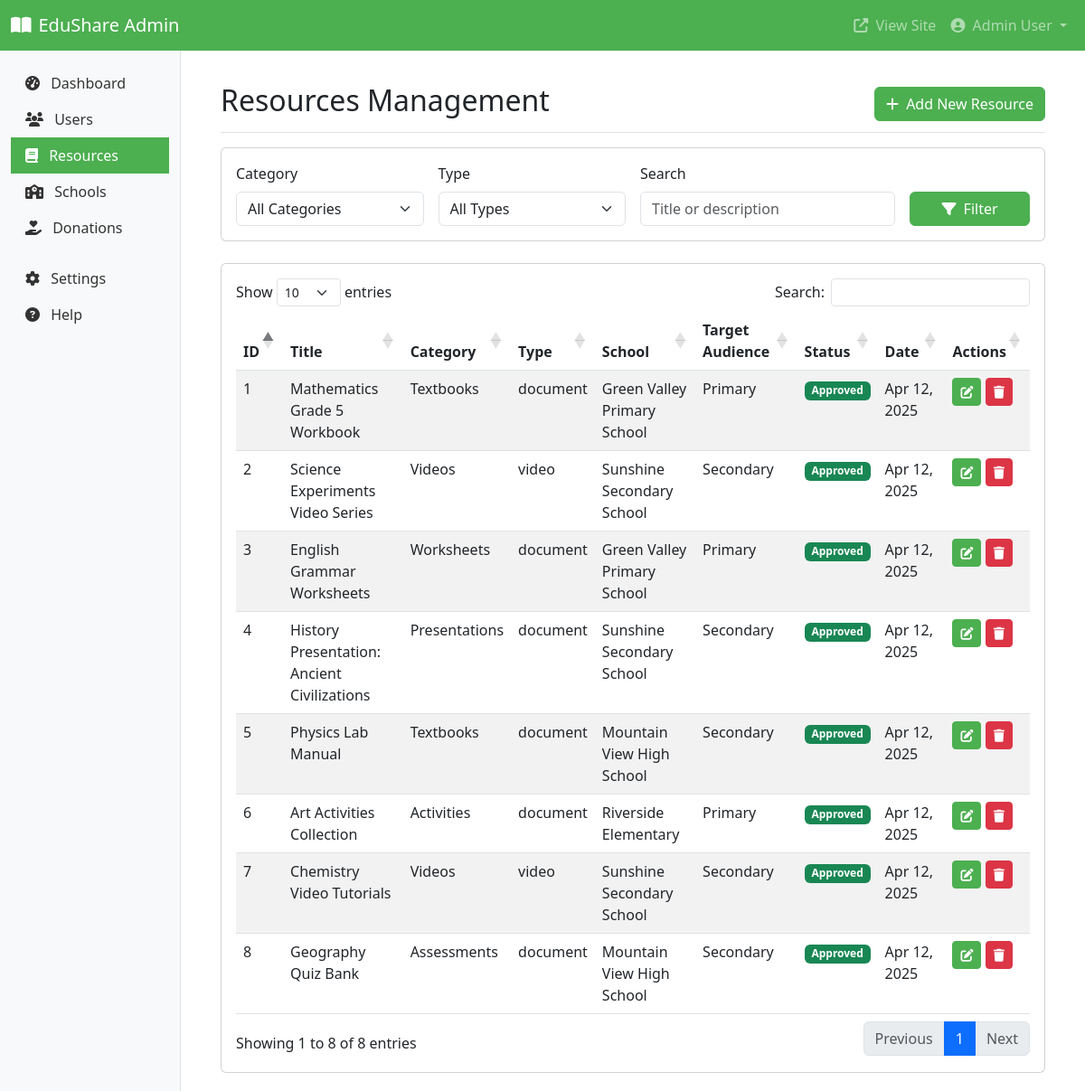
Page /admin/resources.php (signed in) on the committed database.
### tables this page shows
CREATE TABLE IF NOT EXISTS resources (
    id INT AUTO_INCREMENT PRIMARY KEY,
    title VARCHAR(255) NOT NULL,
    description TEXT,
    category_id INT NOT NULL,
    resource_type ENUM('document', 'video', 'link', 'other') NOT NULL,
    file_path VARCHAR(255),
    external_link VARCHAR(255),
    target_audience VARCHAR(50),
    uploaded_by INT NOT NULL,
    school_id INT,
    status ENUM('pending', 'approved', 'rejected') DEFAULT 'pending',
    created_at TIMESTAMP DEFAULT CURRENT_TIMESTAMP,
    FOREIGN KEY (category_id) REFERENCES resource_categories(id),
    FOREIGN KEY (uploaded_by) REFERENCES users(id),
    FOREIGN KEY (school_id) REFERENCES schools(id)
);

CREATE TABLE IF NOT EXISTS resource_categories (
    id INT AUTO_INCREMENT PRIMARY KEY,
    name VARCHAR(50) NOT NULL UNIQUE,
    description TEXT,
    created_at TIMESTAMP DEFAULT CURRENT_TIMESTAMP
);

CREATE TABLE IF NOT EXISTS `schools` (
  `id` int(11) NOT NULL AUTO_INCREMENT,
  `name` varchar(255) NOT NULL,
  `level` enum('elementary','middle','high','college') NOT NULL,
  `region` enum('north','south','east','west','central') NOT NULL,
  `address` text NOT NULL,
  `contact_person` varchar(255) NOT NULL,
  `email` varchar(255) NOT NULL,
  `phone` varchar(20) NOT NULL,
  `created_at` timestamp NOT NULL DEFAULT current_timestamp(),
  `updated_at` timestamp NOT NULL DEFAULT current_timestamp() ON UPDATE current_timestamp(),
  PRIMARY KEY (`id`),
  UNIQUE KEY `email` (`email`)
);

### admin/db_functions.php (called while the page is built, shortened)
<?php
require_once '../auth/db_connect.php';
function getAllResources() {
    global $conn;
    $sql = "SELECT r.*, u.name as uploader_name, u.user_type as uploader_type, s.name as school_name, rc.name as category_name
            FROM resources r
            JOIN users u ON r.uploaded_by = u.id
            LEFT JOIN schools s ON r.school_id = s.id
            JOIN resource_categories rc ON r.category_id = rc.id
            ORDER BY r.created_at DESC";
    $result = $conn->query($sql);
    $resources = [];
    if ($result->num_rows > 0) {
        while ($row = $result->fetch_assoc()) {
            $resources[] = $row;
        }
    }
    return $resources;
}
?>

### admin/resources.php (the view, shortened to what this page needs)
<?php
require_once __DIR__ . '/db_functions.php';
$active_tab = 'resources';
$resources = getAllResources();
$filtered_resources = $resources;
?>
<!DOCTYPE html>
<html lang="en">
<head>
    <link href="https://cdn.jsdelivr.net/npm/bootstrap@5.3.0/dist/css/bootstrap.min.css" rel="stylesheet">
    <link href="https://cdn.datatables.net/1.13.4/css/dataTables.bootstrap5.min.css" rel="stylesheet">
    <link rel="stylesheet" href="https://cdnjs.cloudflare.com/ajax/libs/font-awesome/6.4.0/css/all.min.css">
</head>
<body>
    <nav class="navbar navbar-expand-lg navbar-dark bg-primary-custom">
        <div class="container-fluid">
            <a class="navbar-brand" href="#">
                <i class="fas fa-book-open me-2"></i>EduShare Admin
            </a>
            <div class="collapse navbar-collapse" id="navbarNav">
                <ul class="navbar-nav ms-auto">
                    <li class="nav-item">
                        <a class="nav-link" href="../index.php" target="_blank">
                            <i class="fas fa-external-link-alt me-1"></i> View Site
                        </a>
                    </li>
                    <li class="nav-item dropdown">
                        <a class="nav-link dropdown-toggle" href="#" id="navbarDropdown" role="button" data-bs-toggle="dropdown">
                            <i class="fas fa-user-circle me-1"></i> <?php echo htmlspecialchars($_SESSION['name']); ?>
                        </a>
                    </li>
                </ul>
            </div>
        </div>
    </nav>
    <div class="container-fluid">
        <div class="row">
            <div class="col-md-3 col-lg-2 d-md-block sidebar collapse">
                <div class="position-sticky pt-3">
                    <ul class="nav flex-column">
                        <li class="nav-item">
                            <a class="nav-link <?php echo $active_tab == 'dashboard' ? 'active' : ''; ?>" href="index.php">
                                <i class="fas fa-tachometer-alt me-2"></i> Dashboard
                            </a>
                        </li>
                        <li class="nav-item">
                            <a class="nav-link <?php echo $active_tab == 'users' ? 'active' : ''; ?>" href="users.php">
                                <i class="fas fa-users me-2"></i> Users
                            </a>
                        </li>
                        <li class="nav-item">
                            <a class="nav-link <?php echo $active_tab == 'resources' ? 'active' : ''; ?>" href="resources.php">
                                <i class="fas fa-book me-2"></i> Resources
                            </a>
                        </li>
                        <li class="nav-item">
                            <a class="nav-link <?php echo $active_tab == 'schools' ? 'active' : ''; ?>" href="schools.php">
                                <i class="fas fa-school me-2"></i> Schools
                            </a>
                        </li>
                        <li class="nav-item">
                            <a class="nav-link <?php echo $active_tab == 'donations' ? 'active' : ''; ?>" href="donations.php">
                                <i class="fas fa-hand-holding-heart me-2"></i> Donations
                            </a>
                        </li>
                        <li class="nav-item mt-3">
                            <a class="nav-link" href="#">
                                <i class="fas fa-cog me-2"></i> Settings
                            </a>
                        </li>
                        <li class="nav-item">
                            <a class="nav-link" href="#">
                                <i class="fas fa-question-circle me-2"></i> Help
                            </a>
                        </li>
                    </ul>
                </div>
            </div>
            <main class="col-md-9 ms-sm-auto col-lg-10 px-md-4">
                <div class="content-wrapper">
                    <div class="d-flex justify-content-between flex-wrap flex-md-nowrap align-items-center pt-3 pb-2 mb-3 border-bottom">
                        <h1 class="h2">Resources Management</h1>
                        <div class="btn-toolbar mb-2 mb-md-0">
                            <button type="button" class="btn btn-primary" data-bs-toggle="modal" data-bs-target="#addResourceModal">
                                <i class="fas fa-plus me-1"></i> Add New Resource
                            </button>
                        </div>
                    </div>
                    <div class="row mb-4">
                        <div class="col-md-12">
                            <div class="card">
                                <div class="card-body">
                                    <form class="row g-3">
                                        <div class="col-md-3">
                                            <label for="resourceCategory" class="form-label">Category</label>
                                            <select class="form-select" id="resourceCategory" name="category">
                                                <option value="">All Categories</option>
                                            </select>
                                        </div>
                                        <div class="col-md-3">
                                            <label for="resourceType" class="form-label">Type</label>
                                            <select class="form-select" id="resourceType" name="type">
                                                <option value="">All Types</option>
                                            </select>
                                        </div>
                                        <div class="col-md-4">
                                            <label for="searchResource" class="form-label">Search</label>
                                            <input type="text" class="form-control" id="searchResource" name="search" placeholder="Title or description">
                                        </div>
                                        <div class="col-md-2 d-flex align-items-end">
                                            <button type="submit" class="btn btn-primary w-100">
                                                <i class="fas fa-filter me-1"></i> Filter
                                            </button>
                                        </div>
                                    </form>
                                </div>
                            </div>
                        </div>
                    </div>
                    <div class="card">
                        <div class="card-body">
                            <div class="table-responsive">
                                <table id="resourcesTable" class="table table-striped table-hover">
                                    <thead>
                                        <tr>
                                            <th>ID</th>
                                            <th>Title</th>
                                            <th>Category</th>
                                            <th>Type</th>
                                            <th>School</th>
                                            <th>Target Audience</th>
                                            <th>Status</th>
                                            <th>Date</th>
                                            <th>Actions</th>
                                        </tr>
                                    </thead>
                                    <tbody>
                                        <?php foreach ($filtered_resources as $resource): ?>
                                            <tr>
                                                <td><?php echo htmlspecialchars($resource['id']); ?></td>
                                                <td><?php echo htmlspecialchars($resource['title']); ?></td>
                                                <td><?php echo htmlspecialchars($resource['category_name']); ?></td>
                                                <td><?php echo htmlspecialchars($resource['resource_type']); ?></td>
                                                <td><?php echo htmlspecialchars($resource['school_name'] ?? 'N/A'); ?></td>
                                                <td><?php echo htmlspecialchars($resource['target_audience']); ?></td>
                                                <td>
                                                    <span class="badge bg-<?php echo $resource['status'] === 'approved' ? 'success' : 'warning'; ?>">
                                                        <?php echo ucfirst($resource['status']); ?>
                                                    </span>
                                                </td>
                                                <td><?php echo date('M d, Y', strtotime($resource['created_at'])); ?></td>
                                                <td class="table-actions">
                                                    <button type="button" class="btn btn-sm btn-primary edit-resource"
                                                            data-id="<?php echo $resource['id']; ?>"
                                                            data-title="<?php echo htmlspecialchars($resource['title']); ?>"
                                                            data-description="<?php echo htmlspecialchars($resource['description']); ?>"
                                                            data-category-id="<?php echo $resource['category_id']; ?>"
                                                            data-resource-type="<?php echo htmlspecialchars($resource['resource_type']); ?>"
                                                            data-target-audience="<?php echo htmlspecialchars($resource['target_audience']); ?>"
                                                            data-school-id="<?php echo $resource['school_id']; ?>"
                                                            data-status="<?php echo htmlspecialchars($resource['status']); ?>">
                                                        <i class="fas fa-edit"></i>
                                                    </button>
                                                    <button type="button" class="btn btn-sm btn-danger"
                                                            data-bs-toggle="modal"
                                                            data-bs-target="#deleteResourceModal"
                                                            data-id="<?php echo $resource['id']; ?>"
                                                            data-title="<?php echo htmlspecialchars($resource['title']); ?>">
                                                        <i class="fas fa-trash"></i>
                                                    </button>
                                                </td>
                                            </tr>
                                        <?php endforeach; ?>
                                    </tbody>
                                </table>
                            </div>
                        </div>
                    </div>
                </div>
            </main>
        </div>
    </div>
</body>
</html>

### admin/resources.php (style rules this page uses)
:root { --primary-color: #4CAF50; --primary-dark: #388E3C; --primary-light: #C8E6C9; --accent-color: #8BC34A; }
.bg-primary-custom { background-color: var(--primary-color); }
.sidebar { min-height: calc(100vh - 56px); background-color: #f8f9fa; border-right: 1px solid #dee2e6; }
.sidebar .nav-link { color: #333; border-radius: 0; }
.sidebar .nav-link.active { background-color: var(--primary-color); color: white; }
.content-wrapper { padding: 20px; }
.btn-primary { background-color: var(--primary-color); border-color: var(--primary-color); }
.table-actions .btn { padding: 0.25rem 0.5rem; font-size: 0.875rem; }

### rows in the picture
resources: id "1", title "Mathematics Grade 5 Workbook", category.name "Textbooks", resource_type "document", school.name "Green Valley Primary School", target_audience "Primary", status "Approved", created_at "Apr 12, 2025"
resources: id "2", title "Science Experiments Video Series", category.name "Videos", resource_type "video", school.name "Sunshine Secondary School", target_audience "Secondary", status "Approved", created_at "Apr 12, 2025"
resources: id "3", title "English Grammar Worksheets", category.name "Worksheets", resource_type "document", school.name "Green Valley Primary School", target_audience "Primary", status "Approved", created_at "Apr 12, 2025"
resources: id "4", title "History Presentation: Ancient Civilizations", category.name "Presentations", resource_type "document", school.name "Sunshine Secondary School", target_audience "Secondary", status "Approved", created_at "Apr 12, 2025"
resources: id "5", title "Physics Lab Manual", category.name "Textbooks", resource_type "document", school.name "Mountain View High School", target_audience "Secondary", status "Approved", created_at "Apr 12, 2025"
resources: id "6", title "Art Activities Collection", category.name "Activities", resource_type "document", school.name "Riverside Elementary", target_audience "Primary", status "Approved", created_at "Apr 12, 2025"
resources: id "7", title "Chemistry Video Tutorials", category.name "Videos", resource_type "video", school.name "Sunshine Secondary School", target_audience "Secondary", status "Approved", created_at "Apr 12, 2025"
resources: id "8", title "Geography Quiz Bank", category.name "Assessments", resource_type "document", school.name "Mountain View High School", target_audience "Secondary", status "Approved", created_at "Apr 12, 2025"

### other values in the picture
$_SESSION['name'] "Admin User"
